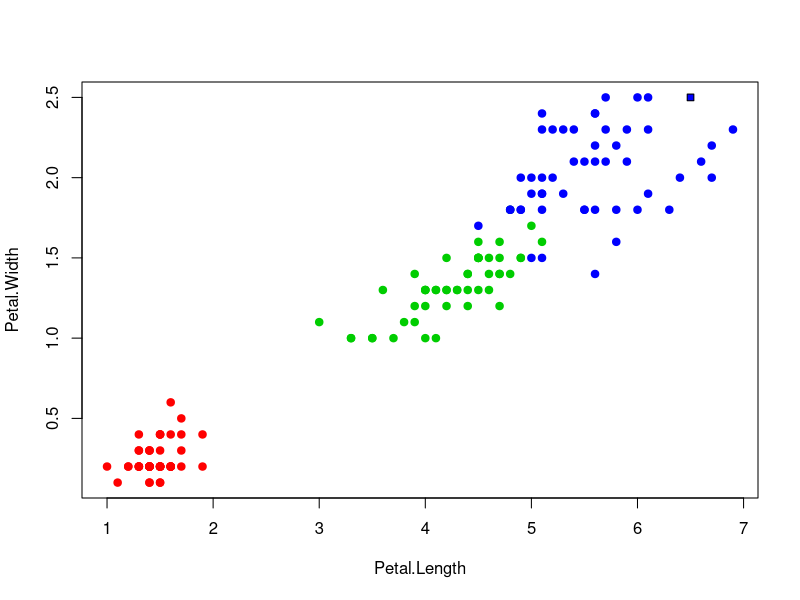

This chart was generated by the following R code:

#функцция метрики
EM <- function(u, v) {
  return(sqrt(sum((u - v) ^ 2)));
}

#функция, возвращающая массив расстояний от классифицируемого объекта до элементов обучающей выборки
dist <- function(z, xl, metricFunction = EM) {
  distances <- matrix(NA, length(xl[,1]), 2)
  for (i in 1:length(xl[,1])) {
    distances[i,] <- c(i, metricFunction(xl[i,1:2], z))
  }
  return(distances)
}

oneNN <- function(z, xl) {
  distance <- dist(z, xl, )
  class <- iris[order(distance[,2])[1], 5] #сортируем массив расстояний и получаем класс классифицируемого объекта
  
  #отрисовка ирисов Фишера
  colors <- c("setosa" = "red", "versicolor" = "green3", "virginica" = "blue")
  plot(iris[,3:4], pch = 21, bg = colors[iris$Species],col = colors[iris$Species])
  
  #рисуем классифицируемый объект
  points(z[1], z[2], pch = 22, bg = colors[class], asp = 1)
}

#Работа алгоритма 1нн
z <- c(6.5, 2.5);
xl <- iris[, 3:4]
distance <- dist(z, xl, )
class <- iris[order(distance[,2])[1], 5] #сортируем массив расстояний и получаем класс классифицируемого объекта
class;

#отрисовка ирисов Фишера
colors <- c("setosa" = "red", "versicolor" = "green3", "virginica" = "blue")
plot(iris[,3:4], pch = 21, bg = colors[iris$Species],col = colors[iris$Species])

#рисуем классифицируемый объект
points(z[1], z[2], pch = 22, bg = colors[class], asp = 1)
